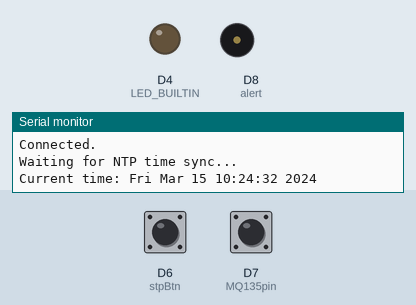
Simulated run of this sketch. Board: ESP8266 (NodeMCU). Shown: output pins drawn as LEDs (lit = HIGH, except the on-board LED, lit = LOW), buzzer (waves = sounding), the last lines printed to the serial monitor. Inputs (shaded band) come from the test bench; at power-on: D7 (MQ135pin) HIGH, D6 (stpBtn) HIGH. WiFi joins after 1.5 s; servers stay silent unless stated; the local clock reads 2024-03-15 10:24:30 at power-on unless the sketch sets it; web services answer with replies made up by the test bench.

Above: at 3.9 s.
4.0 s: D7 (MQ135pin) pulled LOW for 0.15 s
At 5.2 s:
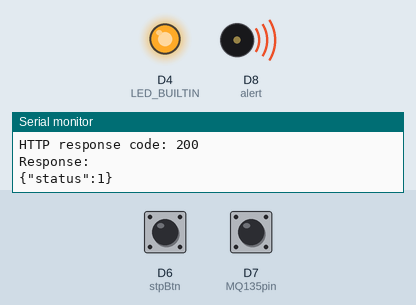
5.7 s: D6 (stpBtn) pulled LOW for 1 s
At 6.8 s:
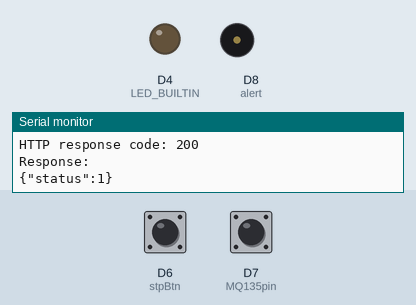
8.2 s: D7 (MQ135pin) pulled LOW for 1 s
At 8.3 s:
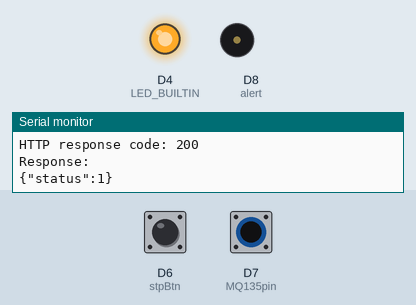
Timing chart, 0 to 16.7 s (numbered marks = the images above; inputs shaded):
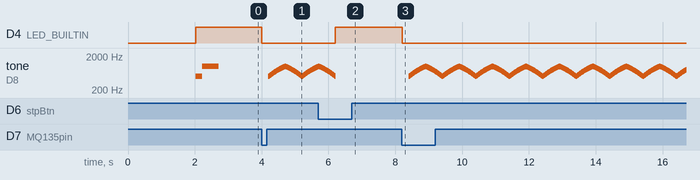

Measured:
- after the input at 4.0 s, D4 (LED_BUILTIN): HIGH → LOW at once; tone on D8 (alert): plays 500 Hz for 0.01 s, 510 Hz for 0.01 s, 520 Hz for 0.01 s, 530 Hz for 0.01 s, 540 Hz for 0.01 s, 550 Hz for 0.01 s … (150 notes in this stretch), starting after 0.20 s
- after the input at 5.7 s, D4 (LED_BUILTIN): LOW → HIGH after 0.50 s
- after the input at 8.2 s, D4 (LED_BUILTIN): HIGH → LOW at once; tone on D8 (alert): plays 500 Hz for 0.01 s, 510 Hz for 0.01 s, 520 Hz for 0.01 s, 530 Hz for 0.01 s, 540 Hz for 0.01 s, 550 Hz for 0.01 s … (830 notes in this stretch), starting after 0.20 s

The sketch:

s34_Push_Notif_if_high_alcohol_conc_using_MQ135_and_Pushover.ino
```cpp
#include <ESP8266WiFi.h>
#include <ESP8266HTTPClient.h>
#include <WiFiClientSecure.h>
#include <ArduinoJson.h>

const char *ssid = "hash test";
const char *password = "idontknow";

const char *apiToken = "akmyaxupfz613o3zecoq2o1r2fc5tn";
const char *userToken = "uhx86xxfyz8hav3x8eqbjpxbpdb1cm";

// Pushover API endpoint
const char *pushoverApiEndpoint = "https://api.pushover.net/1/messages.json";

// Pushover root certificate (valid from 11/10/2006 to 15/01/2038)
const char *PUSHOVER_ROOT_CA =
    "-----BEGIN CERTIFICATE-----\n"
    "MIIDjjCCAnagAwIBAgIQAzrx5qcRqaC7KGSxHQn65TANBgkqhkiG9w0BAQsFADBh\n"
    "MQswCQYDVQQGEwJVUzEVMBMGA1UEChMMRGlnaUNlcnQgSW5jMRkwFwYDVQQLExB3\n"
    "d3cuZGlnaWNlcnQuY29tMSAwHgYDVQQDExdEaWdpQ2VydCBHbG9iYWwgUm9vdCBH\n"
    "MjAeFw0xMzA4MDExMjAwMDBaFw0zODAxMTUxMjAwMDBaMGExCzAJBgNVBAYTAlVT\n"
    "MRUwEwYDVQQKEwxEaWdpQ2VydCBJbmMxGTAXBgNVBAsTEHd3dy5kaWdpY2VydC5j\n"
    "b20xIDAeBgNVBAMTF0RpZ2lDZXJ0IEdsb2JhbCBSb290IEcyMIIBIjANBgkqhkiG\n"
    "9w0BAQEFAAOCAQ8AMIIBCgKCAQEAuzfNNNx7a8myaJCtSnX/RrohCgiN9RlUyfuI\n"
    "2/Ou8jqJkTx65qsGGmvPrC3oXgkkRLpimn7Wo6h+4FR1IAWsULecYxpsMNzaHxmx\n"
    "1x7e/dfgy5SDN67sH0NO3Xss0r0upS/kqbitOtSZpLYl6ZtrAGCSYP9PIUkY92eQ\n"
    "q2EGnI/yuum06ZIya7XzV+hdG82MHauVBJVJ8zUtluNJbd134/tJS7SsVQepj5Wz\n"
    "tCO7TG1F8PapspUwtP1MVYwnSlcUfIKdzXOS0xZKBgyMUNGPHgm+F6HmIcr9g+UQ\n"
    "vIOlCsRnKPZzFBQ9RnbDhxSJITRNrw9FDKZJobq7nMWxM4MphQIDAQABo0IwQDAP\n"
    "BgNVHRMBAf8EBTADAQH/MA4GA1UdDwEB/wQEAwIBhjAdBgNVHQ4EFgQUTiJUIBiV\n"
    "5uNu5g/6+rkS7QYXjzkwDQYJKoZIhvcNAQELBQADggEBAGBnKJRvDkhj6zHd6mcY\n"
    "1Yl9PMWLSn/pvtsrF9+wX3N3KjITOYFnQoQj8kVnNeyIv/iPsGEMNKSuIEyExtv4\n"
    "NeF22d+mQrvHRAiGfzZ0JFrabA0UWTW98kndth/Jsw1HKj2ZL7tcu7XUIOGZX1NG\n"
    "Fdtom/DzMNU+MeKNhJ7jitralj41E6Vf8PlwUHBHQRFXGU7Aj64GxJUTFy8bJZ91\n"
    "8rGOmaFvE7FBcf6IKshPECBV1/MUReXgRPTqh5Uykw7+U0b6LJ3/iyK5S9kJRaTe\n"
    "pLiaWN0bfVKfjllDiIGknibVb63dDcY3fe0Dkhvld1927jyNxF1WW6LZZm6zNTfl\n"
    "MrY=\n"
    "-----END CERTIFICATE-----\n";

// Create a list of certificates with the server certificate
X509List cert(PUSHOVER_ROOT_CA);

const int MQ135pin = D7;
const int alert = D8;
const int stpBtn = D6;
int wait = 3;

struct tm *timeinfo;

void setup()
{
  Serial.begin(9600);
  pinMode(MQ135pin, INPUT_PULLUP);
  pinMode(LED_BUILTIN, OUTPUT);
  pinMode(alert, OUTPUT);
  pinMode(stpBtn, INPUT_PULLUP);

  digitalWrite(LED_BUILTIN, 0);
  WiFi.mode(WIFI_STA);
  WiFi.begin(ssid, password);
  Serial.print("\nConnecting to WiFi...");
  while (WiFi.status() != WL_CONNECTED)
  {
    Serial.print('.');
    delay(1000);
  }
  Serial.println("\nConnected.");
  WiFi.setAutoReconnect(true);
  WiFi.persistent(true);

  // Set time via NTP, as required for x.509 validation
  configTime(5 * 3600, 1800, "pool.ntp.org", "time.nist.gov");
  Serial.print("Waiting for NTP time sync...");
  time_t now = time(nullptr);
  while (now < 1510592825)
  {
    delay(500);
    Serial.print('.');
    now = time(nullptr);
  }
  timeinfo = localtime(&now);
  Serial.print("\nCurrent time: ");
  Serial.print(asctime(timeinfo));
  digitalWrite(LED_BUILTIN, 1);
  tone(alert,500);
  delay(200);
  tone(alert,1000);
  delay(500);
  noTone(alert);
}

void loop()
{
  if (WiFi.status() != WL_CONNECTED)
    ESP.restart();
  if (digitalRead(MQ135pin))
    return;

  digitalWrite(LED_BUILTIN, 0);
  // Serial.println("Gas Detected");
  // Create a JSON object with notification details
  // Check the API parameters: https://pushover.net/api
  StaticJsonDocument<512> notification;
  notification["token"] = apiToken;
  notification["user"] = userToken;
  notification["message"] = "High concentration of reactive gases detected.";
  notification["title"] = "Alert!!!";
  notification["url"] = "";
  notification["url_title"] = "";
  notification["html"] = "";
  notification["priority"] = "";
  notification["sound"] = "cosmic";
  notification["timestamp"] = asctime(timeinfo);

  // Serialize the JSON object to a string
  String jsonStringNotification;
  serializeJson(notification, jsonStringNotification);

  // Create a WiFiClientSecure object
  WiFiClientSecure client;
  // Set the certificate
  client.setTrustAnchors(&cert);

  // Create an HTTPClient object
  HTTPClient http;

  // Specify the target URL
  http.begin(client, pushoverApiEndpoint);

  // Add headers
  http.addHeader("Content-Type", "application/json");

  // Send the POST request with the JSON data
  int httpResponseCode = http.POST(jsonStringNotification);

  // Check the response
  Serial.printf("HTTP response code: %d\n", httpResponseCode);
  if (httpResponseCode > 0)
  {
    String response = http.getString();
    Serial.println("Response:");
    Serial.println(response);
  }
  while (digitalRead(stpBtn))
  {
    for (int freq = 500; freq < 1000; freq += 10)
    {
      tone(alert, freq);
      delay(10);
    }
    for (int freq = 1000; freq > 500; freq -= 10)
    {
      tone(alert, freq);
      delay(10);
    }
  }
  noTone(alert);
  digitalWrite(LED_BUILTIN, 1);
}
```
